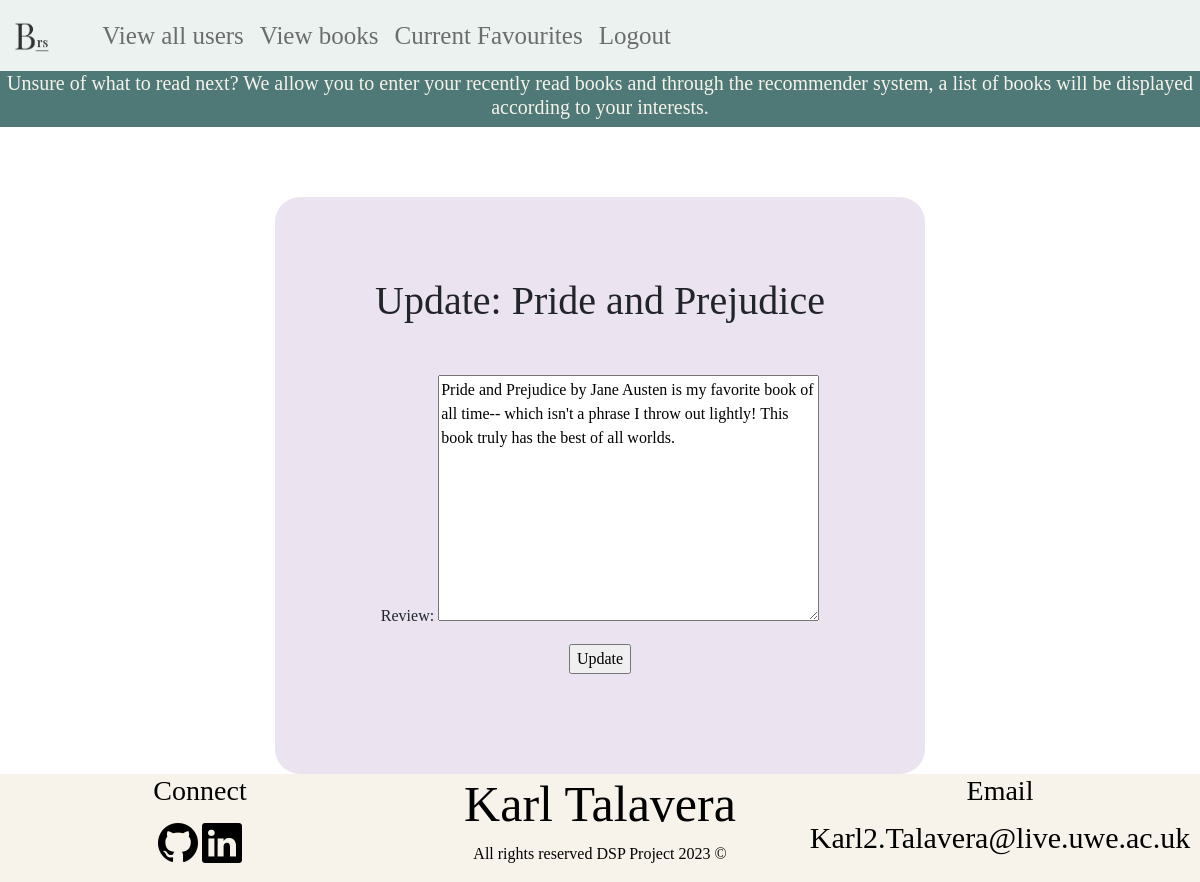
The app's page /current_favourites/update_review/25 (signed in) with its own data.
### recommender_system/models.py (models this page shows)
class AdminMonthlyFavourites(models.Model):
    id = models.AutoField(primary_key=True)
    book = models.ForeignKey(Book, null=True, blank=True, on_delete=models.CASCADE)
    review = models.TextField(null=True,blank=True)

class Book(models.Model):
    book_id = models.AutoField(primary_key=True)
    title = models.CharField(max_length=255)
    cover_image = models.ImageField('media/bookImages/',null=True,blank=True)

### recommender_system/decorators.py (the view)
        def wrapper_func(request, *args, **kwargs):
            group = None
            if request.user.groups.exists():
                group = request.user.groups.all()[0].name
            if group in allowed_roles:
                return view_func(request, *args, **kwargs)
            else:
                return HttpResponse("You are not allowed to view this page")

### recommender_system/forms.py
class UpdateFavouriteBookReviewForm(forms.ModelForm):
    class Meta:
        model = AdminMonthlyFavourites
        fields = ["review"]

### recommender_system/templatetags/customtags.py (called while the page is built)
@register.filter
def has_group(user, group_name):
    return user.groups.filter(name=group_name).exists()

### recommender_system/views.py (called while the page is built)
@login_required(login_url='/login')
@allowed_users(allowed_roles='Admin')
def update_admin_book_review(request,favouriteId):
    if favouriteId:
        lookup = AdminMonthlyFavourites.objects.get(id=favouriteId)
        form = UpdateFavouriteBookReviewForm(request.POST or None, instance=lookup)
        if form.is_valid():
            form.save()
            return redirect(view_current_favourites)
        context = {
            'form' : form,
            'book' : lookup,
        }
        return render(request, 'recommender_system/update_admin_review.html',context)
    return redirect(view_current_favourites)

### recommender_system/templates/recommender_system/update_admin_review.html (shortened to what this page needs)
{% extends 'recommender_system/parent.html' %}
{% block page %}
<div class="container">
    <div class ="update-form">
        <h1 id = "text">Update: {{book.book.title}}</h1>
        <form id="update" method="POST" enctype="multipart/form-data">
            {{form.as_p}}
            <input type="submit" value="Update">
        </form>
    </div>
</div>
{% endblock %}

### recommender_system/static/recommender_system/main.css (style rules this page uses)
body { font-family: 'Times New Roman', Times, serif ; min-height:100vh; }

### recommender_system/templates/recommender_system/update_admin_review.html (style rules this page uses)
.container { display:grid; grid-template-columns: 1fr; text-align:center; margin-top:50px; }
#text { margin-bottom:50px; margin-top:-20px; }
.update-form { text-align:center; margin:auto; margin-top:20px; background-color: #ECE3F0; padding:100px; border-radius: 25px; }

### records on screen
AdminMonthlyFavourites: book "Pride and Prejudice", review "Pride and Prejudice by Jane Austen is my favorite book of all time-- which isn't a phrase I throw out lightly! This book truly has the best of all worlds."
